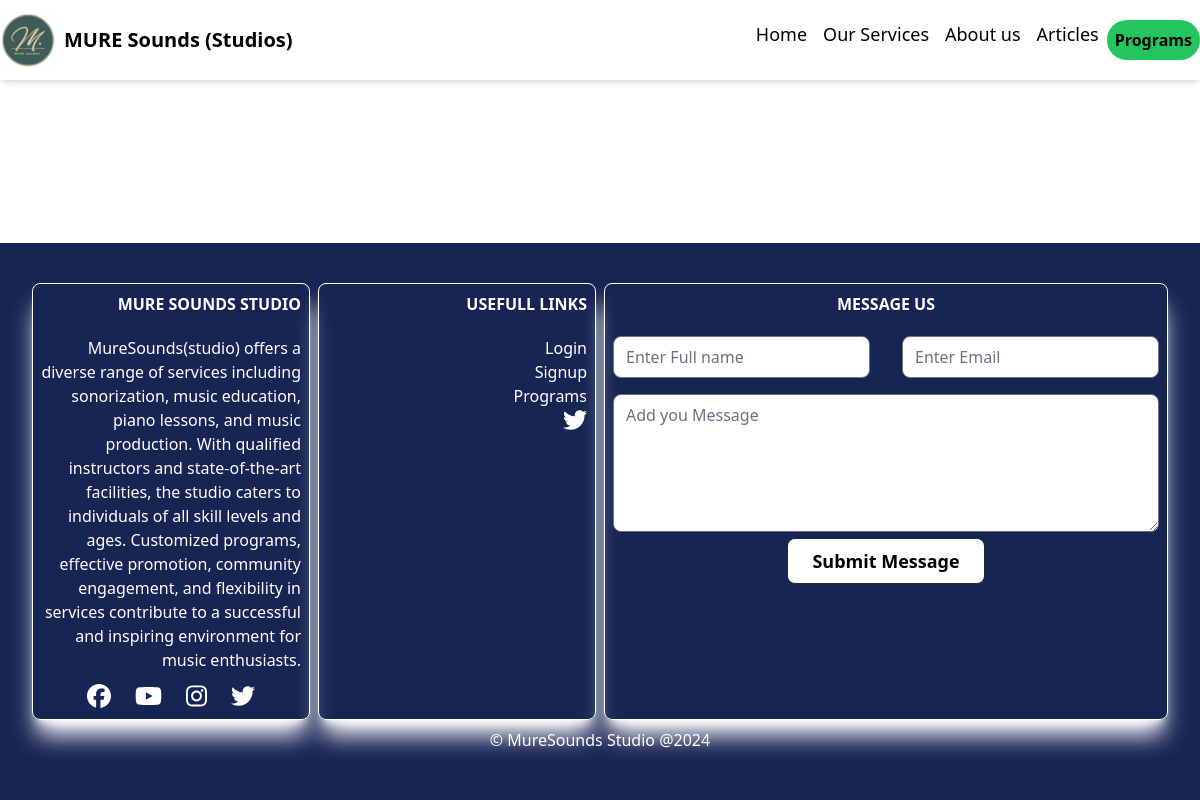
The page /allcourse on the database as committed earlier.
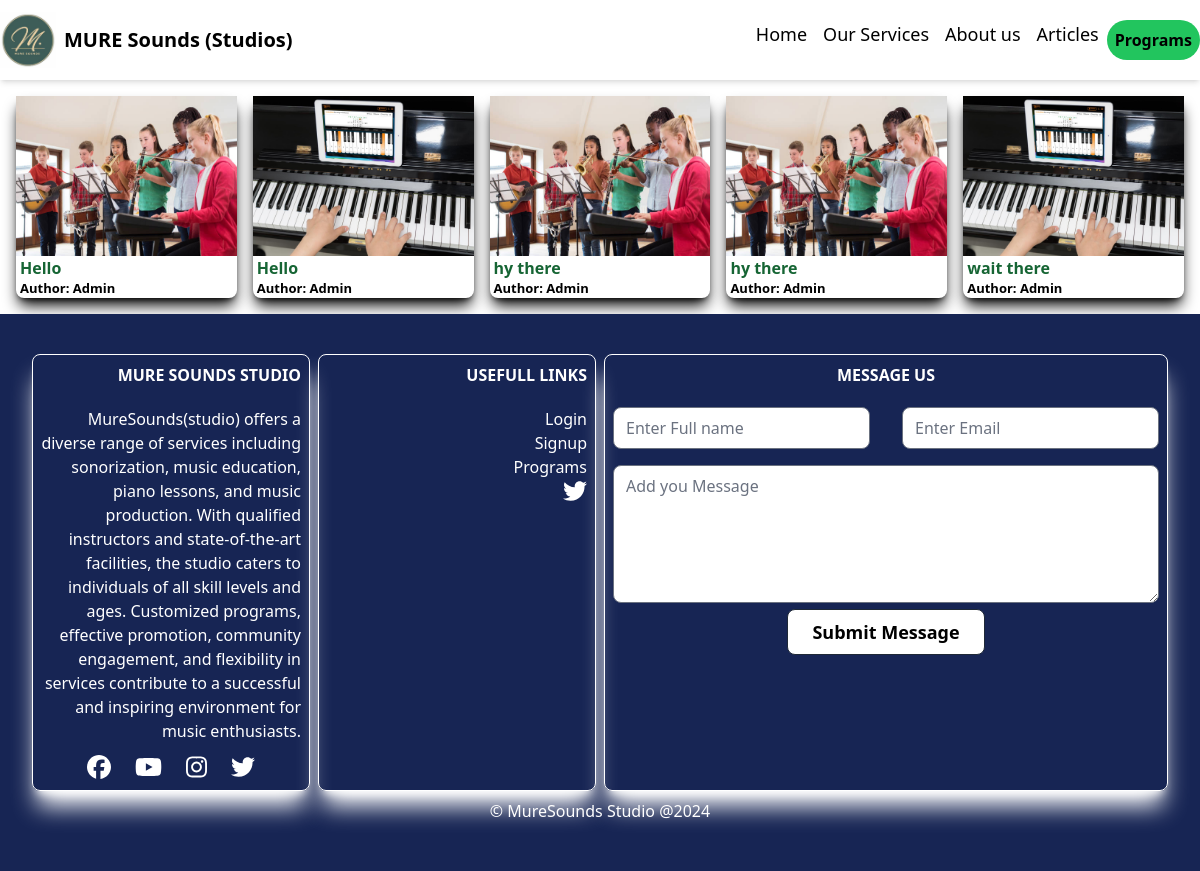
The same page on the database as committed later.
### Staff/models.py (models this page shows, shortened)
class Course(models.Model):
    id=models.UUIDField(primary_key=True,unique=True,editable=False,default=uuid.uuid4,db_index=True)
    name=models.CharField(max_length=500)
    thumbnail=models.ImageField(upload_to='Course_Thumbnail')
    author=models.ForeignKey(User,on_delete=models.CASCADE,blank=True,null=True)
    created_at=models.DateTimeField(default=timezone.now)
    paid_user=models.ManyToManyField(User,related_name='paid_course',blank=True)

### Home/views.py (the view)
# urls.py: path('allcourse',views.AllCourse,name='all_courses'),
def AllCourse(request):
    courses=Course.objects.all()
    context={'courses':courses}
    return render(request,'pages/Allcourses.html',context)

### Home/templates/pages/Allcourses.html
{% extends 'base_code.html' %} {% load static %} {% block title %} {% endblock %}
{% block content %}
<div class="w-full flex flex-col">
    <div style="display: grid;
            grid-template-columns: repeat(5,1fr);
            gap: 16px;
            padding: 16px;">
    {% for course in courses %}
    <a href="{% url 'single_course' course.id %}" class="rounded-lg shadow-lg shadow-black bg-white col-span-1 max-w-full" style="display: flex; flex-direction: column; height: 100%; padding-bottom: 2px;">
        <img src="{{course.thumbnail.url}}" alt="" class="max-w-full h-32" style="height: 10rem;resize: both;">
        <div class="ml-3" style="align-self: baseline; margin-top: auto; align-content: left;margin-left: 2px;padding-left: 2px;">
            <h2 class="text-green-800 font-bold ">{{course.name}}</h2>
            <h2 class="text-xs font-bold" style="font-size: small;">Author: <span>{{course.author}}</span></h2>
        </div>
    </a>
{% endfor %}
</div>
</div>
{% endblock %}

### Home/templates/base_code.html (shortened to what this page needs)
{% load static tailwind_tags %} {% load static %}
<!DOCTYPE html>
<html lang="en">
  <head>
   <link rel="stylesheet" href="https://cdnjs.cloudflare.com/ajax/libs/font-awesome/6.5.1/css/all.min.css"  />
    {% tailwind_css %}
    <link rel="stylesheet" href="{% static 'css/style.css' %}">
  </head>
  <body class="max-w-full">
    <nav class=" py-3 md:shadow-md z-10 shadow-black flex flex-col lg:flex-row justify-between max-w-full lg:items-center ">
     <div class="flex flex-row justify-between items-center ">
        <div class="flex md:flex-row items-center">
          <img src="{%static 'logo.png' %}" alt="" class="h-14" />
          <span class="lg:text-xl font-bold ml-2">MURE Sounds (Studios) </span>
        </div>
     </div>
      <ul class="hidden lg:flex lg:flex-row" id="mobile-menu">
            <li
              class="text-md md:text-lg text-black hover:text-white hover:bg-green-950 rounded-lg"
            >
              <a href="{% url 'home' %}" class="px-2">Home</a>
            </li>
            <li
              class="text-md md:text-lg text-black hover:text-white hover:bg-green-950 rounded-lg "
            >
              <a href="#service" class="px-2">Our Services</a>
            </li>
            <li
              class="text-md md:text-lg text-black hover:text-white hover:bg-green-950 rounded-lg "
            >
              <a href="#about" class="px-2">About us</a>
            </li>
            <li
              class="text-md md:text-lg text-black hover:text-white hover:bg-green-950 rounded-lg "
            >
              <a href="#" class="px-2">Articles</a>
            </li>
            <li
              class="rounded-full px-2 py-2 bg-green-500 lg:bg-green-500 hover:bg-green-900 hover:text-white"
            >
              <button>
                <a href="{% url 'all_courses' %}" class="font-bold hove:text-white">Programs </a>
              </button>
            </li>
      </ul>
    </nav>
    <main class="">{% block content %} {% endblock %}</main>
    <footer class="max-w-full  bg-blue-950 py-10 flex flex-col justify-center bottom-0" style="bottom: 0;">
        <div class="md:grid grid-cols-4 gap-2 px-8">
          <div class="text-right items-center border border-white rounded-lg z-10 shadow-white shadow-xl px-2 py-2 hover:transition-opacity hover:scale-110">
            <h1 class="mb-5 font-bold" style="text-transform: uppercase;">Mure Sounds Studio</h1>
            <P>MureSounds(studio) offers a diverse range of services including sonorization, music education, piano lessons, and music production. With qualified instructors and state-of-the-art facilities, the studio caters to individuals of all skill levels and ages. Customized programs, effective promotion, community engagement, and flexibility in services contribute to a successful and inspiring environment for music enthusiasts.</P>
            <ul class="flex flex-row gap-6 mt-3 items-center justify-center ">
            <a href="https://www.facebook.com/muresoundsstudios"><i class="fa-brands fa-facebook" style="font-size: x-large;"></i></a>
            <a href="https://www.youtube.com/@muresoundsstudios2811/channels"><i class="fa-brands fa-youtube" style="font-size: x-large;"></i></a>
            <a href="https://www.facebook.com/muresoundsstudios"><i class="fa-brands fa-instagram" style="font-size: x-large;"></i></a>
            <a href="https://twitter.com/MureSounds"><i class="fa-brands fa-twitter" style="font-size: x-large;"></i></a>
            </ul>
          </div>
          <div class="text-right items-center border border-white rounded-lg z-10 shadow-white shadow-xl px-2 py-2 hover:transition-opacity hover:scale-110">
            <h1 class="mb-5 font-bold" style="text-transform: uppercase;">Usefull Links</h1>
            <ul class="mt-3 items-center justify-center ">
            <li><a href="https://www.facebook.com/muresoundsstudios">Login</a></li>
            <li><a href="https://www.youtube.com/@muresoundsstudios2811/channels">Signup</a>  </li>
            <li><a href="https://www.facebook.com/muresoundsstudios">Programs</a> </li>
            <li><a href="https://twitter.com/MureSounds"><i class="fa-brands fa-twitter" style="font-size: x-large;"></i></a> </li>
            </ul>
          </div>
          <div class="col-span-2    text-center  border border-white rounded-lg z-10 shadow-white shadow-xl px-2 py-2 hover:transition-opacity hover:scale-110">
            <h1 class="mb-5 font-bold" style="text-transform: uppercase;">Message us</h1>
            <div class="flex flex-row gap-8 mb-4  w-full">
              <input type="text" name="name" placeholder="Enter Full name" id="" class="rounded-lg w-full ">
              <input type="email" name="email" placeholder="Enter Email" id="" class="rounded-lg w-full">
            </div>
            <textarea name="" id=""  rows="5" placeholder="Add you Message" class="rounded-lg w-full"></textarea>
            <button type="submit" class="rounded-lg bg-white font-bold text-lg px-6 py-2 border border-gray-800 text-black hover:bg-green-800">Submit Message</button>
          </div>
        </div>
        <div class="bg-blue-950 my-2">
          <P>&#169 MureSounds Studio @2024</P>
        </div>
    </footer>
  </body>
</html>

### Home/templates/base_code.html (style rules this page uses)
body { display: flex; flex-direction: column; min-height: 100vh; margin: 0; overflow-x: hidden; }
main { flex: 1; }
footer { background-color: #333; color: white; text-align: center; }

Rows that differ between the two databases and show on the page:
added Course: thumbnail (picture), name "Hello", author "Admin"
added Course: thumbnail (picture), name "Hello", author "Admin"
added Course: thumbnail (picture), name "hy there", author "Admin"
added Course: thumbnail (picture), name "hy there", author "Admin"
added Course: thumbnail (picture), name "wait there", author "Admin"
